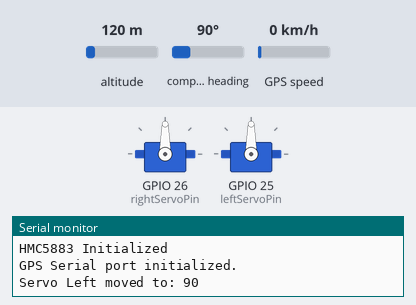
The sketch below on a simulated ESP32. On the bench: 2 × servo, the last lines printed to the serial monitor. The test bench sets the inputs (shaded band); at power-on: altitude 120 m, compass heading 90°, GPS speed 0 km/h. The GPS gets a fix after 3 s at 37.7749, -122.4194 with 8 satellites.

Above: at 0.1 s.
At 4.1 s:
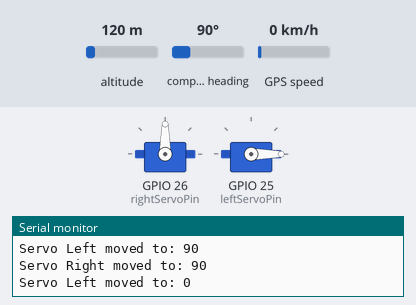
At 6.1 s:
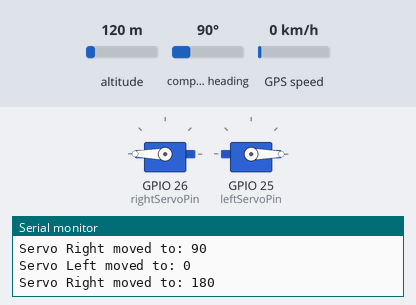
At 12.1 s:
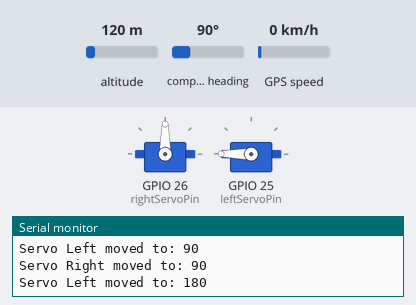
Timing chart, 0 to 17.5 s (numbered marks = the images above):
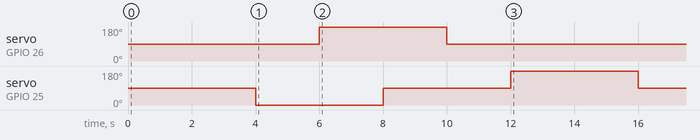

The sketch:

CamGlider.ino
```cpp
#include <ESP32Servo.h>
#include <Adafruit_MPU6050.h>
#include <Adafruit_Sensor.h>
#include <Adafruit_HMC5883_U.h>
#include <Wire.h>
#include <TinyGPS++.h>
#include <HardwareSerial.h>
#include <Arduino.h>

TinyGPSPlus gps;
HardwareSerial mySerial(2);

const int rightServoPin = 26;
const int leftServoPin = 25;

Servo servoRight;
Servo servoLeft;

int angle1 = 90;
int angle2 = 90;

const int RXPin = 16;
const int TXPin = 17;

Adafruit_MPU6050 mpu;
Adafruit_HMC5883_Unified mag = Adafruit_HMC5883_Unified();

void setup() {
  Serial.begin(115200);
  mySerial.begin(9600, SERIAL_8N1, RXPin, TXPin);

  servoRight.attach(rightServoPin);
  servoLeft.attach(leftServoPin);

  if (!mpu.begin()) {
    Serial.println("MPU6050 not detected!");
  } else {
    Serial.println("MPU6050 Initialized");
  }

  if (!mag.begin()) {
    Serial.println("HMC5883 not detected!");
  } else {
    Serial.println("HMC5883 Initialized");
  }

  if (!mySerial) {
    Serial.println("GPS Serial port not initialized correctly.");
  } else {
    Serial.println("GPS Serial port initialized.");
  }

  // Wait for GPS signal to stabilize
  //waitForGPS();

  // Initial Servo movement with 2-second delay
  moveServoLeft(90);
  delay(2000);  // 2 seconds delay
  moveServoRight(90);
  delay(2000);  // 2 seconds delay
  moveServoLeft(0);
  delay(2000);  // 2 seconds delay
  moveServoRight(180);
  delay(2000);  // 2 seconds delay
  moveServoLeft(90);
  delay(2000);  // 2 seconds delay
  moveServoRight(90);
  delay(2000);  // 2 seconds delay
  moveServoLeft(180);
  delay(2000);  // 2 seconds delay
  moveServoRight(90);
  delay(2000);  // 2 seconds delay
  moveServoLeft(90);
  delay(2000);  // 2 seconds delay
  moveServoRight(90);
  delay(2000);  // 2 seconds delay
}

void loop() {
  Serial.println("Looping");

  double lat = readLatitude();
  double lon = readLongitude();

  if (lat != 0.0 && lon != 0.0) {
    Serial.print("GPS Coordinates: Latitude: ");
    Serial.print(lat, 6);
    Serial.print(", Longitude: ");
    Serial.println(lon, 6);
  } else {
    Serial.println("Waiting for GPS signal...");
  }

  double bearing = readBearing();
  double acceleration = readAcceleration();
  double gyro = readGyro();

  handleFlight(lat, lon, bearing, acceleration, gyro);

  delay(1000);  // Adjust loop rate if necessary
}

void handleFlight(double lat, double lon, double bearing, double acceleration, double gyro) {
  Serial.println("Handling Flight...");
  Serial.print("Latitude: ");
  Serial.println(lat);
  Serial.print("Longitude: ");
  Serial.println(lon);
  Serial.print("Bearing: ");
  Serial.println(bearing);
  Serial.print("Acceleration: ");
  Serial.println(acceleration);
  Serial.print("Gyro: ");
  Serial.println(gyro);
}

void moveServoRight(int angle) {
  if (angle >= 0 && angle <= 180) {
    servoRight.write(angle);
    angle1 = angle;
    Serial.print("Servo Right moved to: ");
    Serial.println(angle1);
  }
}

void moveServoLeft(int angle) {
  if (angle >= 0 && angle <= 180) {
    servoLeft.write(angle);
    angle2 = angle;
    Serial.print("Servo Left moved to: ");
    Serial.println(angle2);
  }
}

double readLatitude() {
  gps.encode(mySerial.read());
  if (gps.location.isUpdated()) {
    return gps.location.lat();
  }
  return 0.0;
}

double readLongitude() {
  gps.encode(mySerial.read());
  if (gps.location.isUpdated()) {
    return gps.location.lng();
  }
  return 0.0;
}

double readBearing() {
  sensors_event_t event;
  mag.getEvent(&event);
  return atan2(event.magnetic.y, event.magnetic.x) * 180 / PI;
}

double readAcceleration() {
  sensors_event_t accel;
  mpu.getAccelerometerSensor()->getEvent(&accel);
  return sqrt(accel.acceleration.x * accel.acceleration.x + accel.acceleration.y * accel.acceleration.y + accel.acceleration.z * accel.acceleration.z);
}

double readGyro() {
  sensors_event_t gyroEvent;
  mpu.getGyroSensor()->getEvent(&gyroEvent);
  return sqrt(gyroEvent.gyro.x * gyroEvent.gyro.x + gyroEvent.gyro.y * gyroEvent.gyro.y + gyroEvent.gyro.z * gyroEvent.gyro.z);
}

void waitForGPS() {
  while (gps.location.isUpdated() == false) {
    Serial.println("Waiting for GPS signal...");
    delay(1000);
  }
  Serial.println("GPS signal received.");
}
```
